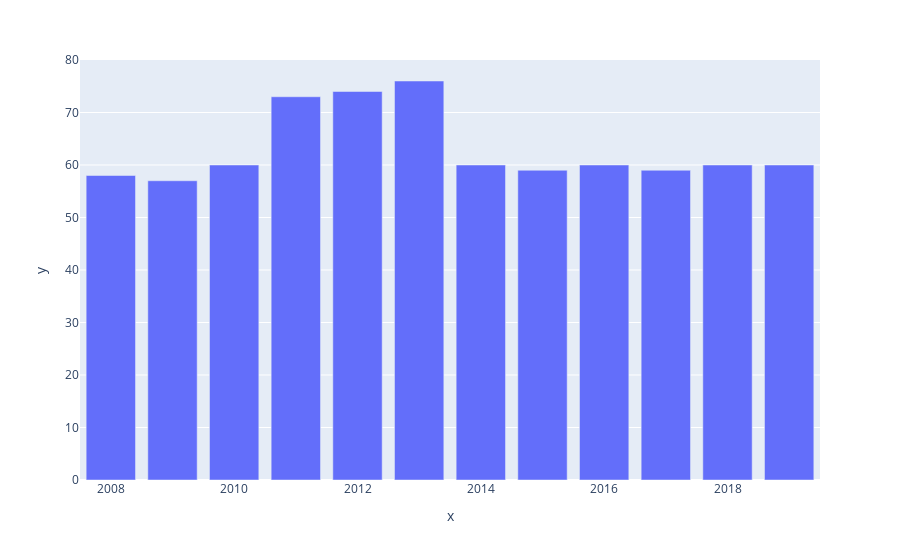

Notebook code cell kept with this figure:
### Markdown cell above
### Using plotly for Visualizations

### Code cell
fig1 = px.bar(y = season_matches.values, x = season_matches.keys())
fig1.show()

### Figure 1 — Plotly figure (JSON) as saved in the notebook; plotly's stock layout.template omitted (floating-point values rounded to 4 significant figures)
{"data": [{"alignmentgroup": "True", "hovertemplate": "x=%{x}<br>y=%{y}<extra></extra>", "legendgroup": "", "marker": {"color": "#636efa", "pattern": {"shape": ""}}, "name": "", "offsetgroup": "", "orientation": "v", "showlegend": false, "textposition": "auto", "type": "bar", "x": [2013, 2012, 2011, 2010, 2014, 2016, 2018, 2019, 2017, 2015, 2008, 2009], "xaxis": "x", "y": [76, 74, 73, 60, 60, 60, 60, 60, 59, 59, 58, 57], "yaxis": "y"}], "layout": {"barmode": "relative", "legend": {"tracegroupgap": 0}, "margin": {"t": 60}, "xaxis": {"anchor": "y", "domain": [0, 1], "title": {"text": "x"}}, "yaxis": {"anchor": "x", "domain": [0, 1], "title": {"text": "y"}}}}
